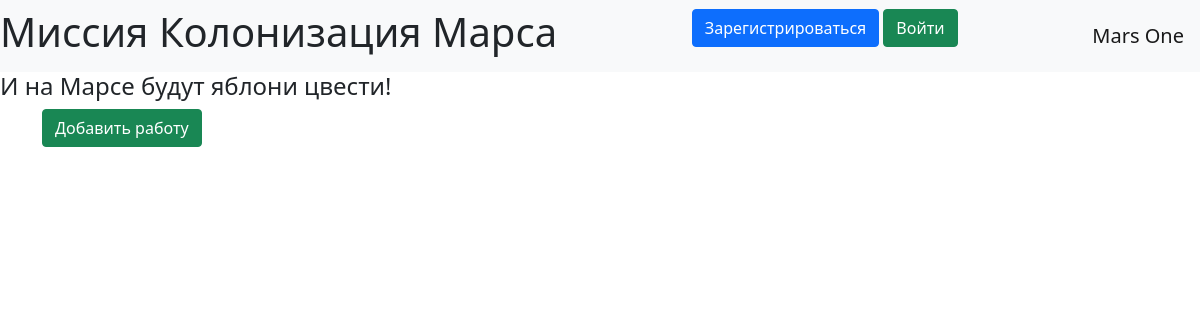
Before: / with the older database file.
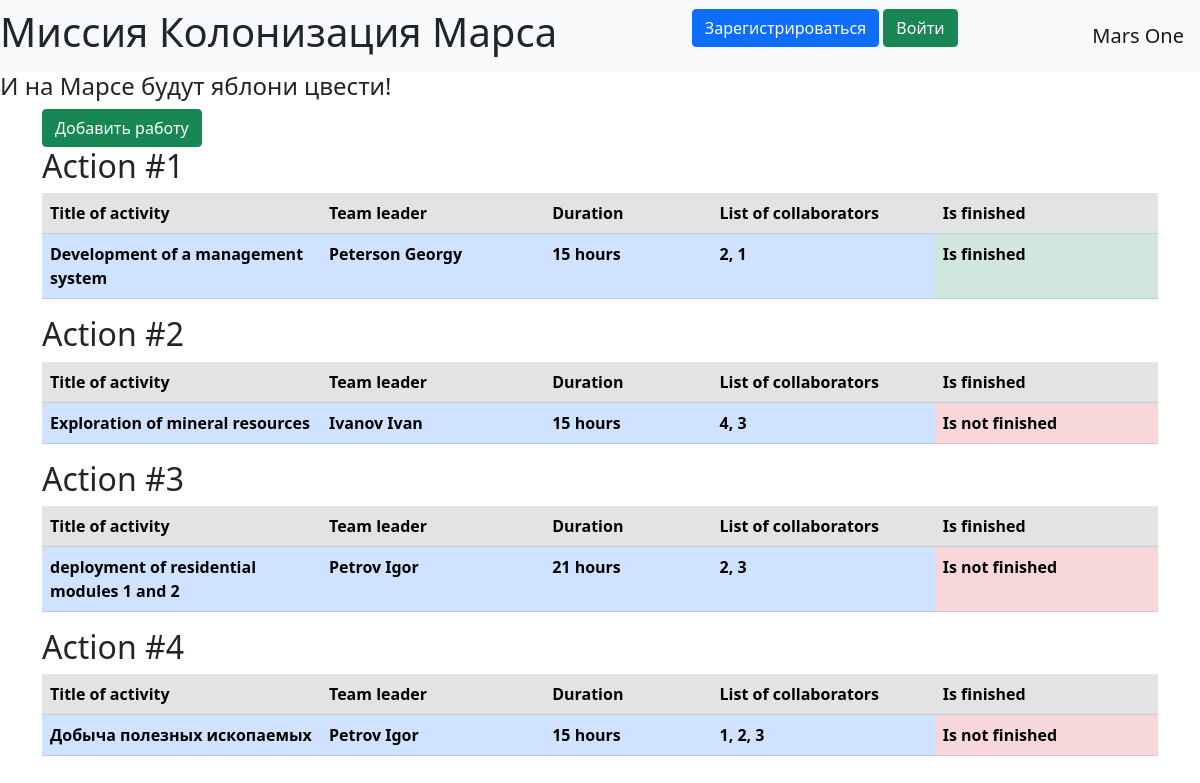
After: the same page with the newer database file.
### data/jobs.py (models this page shows, shortened)
class Jobs(SqlAlchemyBase):
    __tablename__ = "jobs"
    id = sqlalchemy.Column(sqlalchemy.Integer, primary_key=True, autoincrement=True)
    team_leader_id = sqlalchemy.Column(sqlalchemy.Integer, sqlalchemy.ForeignKey("users.id"))
    team_leader = orm.relation('User')
    job = sqlalchemy.Column(sqlalchemy.String, nullable=True)
    work_size = sqlalchemy.Column(sqlalchemy.Integer, nullable=True)
    collaborators = sqlalchemy.Column(sqlalchemy.String, nullable=True)
    start_date = sqlalchemy.Column(sqlalchemy.DateTime, nullable=True)
    end_date = sqlalchemy.Column(sqlalchemy.DateTime, nullable=True)
    is_finished = sqlalchemy.Column(sqlalchemy.Boolean, default=False)

### data/users.py (models this page shows, shortened)
class User(SqlAlchemyBase, UserMixin):
    __tablename__ = "users"
    id = sqlalchemy.Column(sqlalchemy.Integer, primary_key=True, autoincrement=True)
    name = sqlalchemy.Column(sqlalchemy.String, nullable=True)
    surname = sqlalchemy.Column(sqlalchemy.String, nullable=True)
    age = sqlalchemy.Column(sqlalchemy.Integer, nullable=True)
    position = sqlalchemy.Column(sqlalchemy.String, nullable=True)
    speciality = sqlalchemy.Column(sqlalchemy.String, nullable=True)
    address = sqlalchemy.Column(sqlalchemy.String, nullable=True)
    email = sqlalchemy.Column(sqlalchemy.String, unique=True, nullable=True)
    hashed_password = sqlalchemy.Column(sqlalchemy.String, nullable=True)
    modified_date = sqlalchemy.Column(sqlalchemy.DateTime, default=datetime.datetime.now)
    news = orm.relation("Jobs", back_populates='team_leader')

### app.py (the view)
@app.route("/")
def index():
    session = db_session.create_session()
    jobs = session.query(Jobs).all()
    return render_template('list.html', jobs=jobs)

### data/db_session.py (called while the page is built)
def create_session() -> Session:
    global __factory
    return __factory()

### templates/list.html
{% extends "base.html" %}
{% block content %}
<a class="btn btn-success" href="/addjob">Добавить работу</a>
{% for job in jobs %}
<h2>Action #{{job.id}}</h2>
  <table class="table">
    <tr class="table-secondary">
      <th width="25%">Title of activity</th>
      <th width="20%">Team leader</th>
      <th width="15%">Duration</th>
      <th width="20%">List of collaborators</th>
      <th width="20%">Is finished</th>
    </tr>
    <tr class="table-primary">
      <th>{{ job.job }}</th>
      <th>{{ job.team_leader.name }} {{ job.team_leader.surname }}</th>
      <th>{{ job.work_size }} hours</th>
      <th>{{ job.collaborators }}</th>
      {% if job.is_finished %}
      <th class="table-success">Is finished</th>
      {% else %}
      <th class="table-danger">Is not finished</th>
      {% endif %}
    </tr>
  </table>
{% endfor %}
{% endblock %}

### templates/base.html (shortened to what this page needs)
<!doctype html>
<html lang="ru">
  <head>
      <link href="https://cdn.jsdelivr.net/npm/bootstrap@5.1.3/dist/css/bootstrap.min.css" rel="stylesheet">
  </head>
  <body>
    <nav class="navbar navbar-light bg-light">
        <h1>Миссия Колонизация Марса</h1>
        {% if current_user.is_authenticated %}
          <a class="navbar-brand" href="/logout">{{ current_user.name }}</a>
        {% else %}
          <p>
              <a class="btn btn-primary " href="/register">Зарегистрироваться</a>
              <a class="btn btn-success" href="/login">Войти</a>
          </p>
        {% endif %}
        <a href="/" class="navbar-brand">Mars One</a>
    </nav>
    <h4>И на Марсе будут яблони цвести!</h4>
    <main role="main" class="container">
      {% block content %}{% endblock %}
    </main>
  </body>
</html>

Changed rows visible on the page:
added Jobs: id "1", job "Development of a management system", team_leader.name "Peterson", team_leader.surname "Georgy", work_size "15", collaborators "2, 1", is_finished "Is finished"
added Jobs: id "2", job "Exploration of mineral resources", team_leader.name "Ivanov", team_leader.surname "Ivan", work_size "15", collaborators "4, 3", is_finished "Is not finished"
added Jobs: id "3", job "deployment of residential modules 1 and 2", team_leader.name "Petrov", team_leader.surname "Igor", work_size "21", collaborators "2, 3", is_finished "Is not finished"
added Jobs: id "4", job "Добыча полезных ископаемых", team_leader.name "Petrov", team_leader.surname "Igor", work_size "15", collaborators "1, 2, 3", is_finished "Is not finished"
